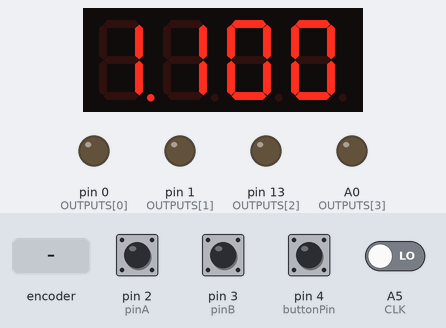
Simulated run of this sketch. Board: Arduino Uno, built with avr-gcc and run on an emulated ATmega328P. Shown: 4-digit seven-segment display, output pins drawn as LEDs (lit = HIGH). The test bench sets the inputs (shaded band); at power-on: pin 2 (pinA), pin 3 (pinB), pin 4 (buttonPin) HIGH, A5 (CLK) LOW.

Above: at 1.2 s.
1.3 s: rotary encoder on pin 2 (pinA) / pin 3 (pinB) turned 3 steps (first pin leading)
At 3.0 s:
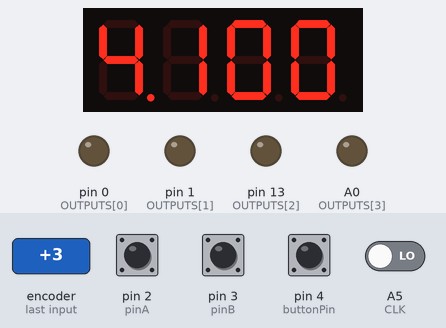
3.4 s: pin 4 (buttonPin) pulled LOW for 0.15 s
At 4.1 s:
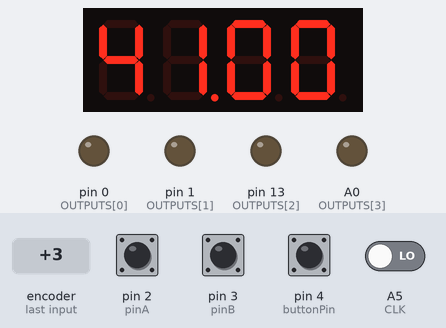
5.0 s: pin 4 (buttonPin) pulled LOW for 1 s
At 5.3 s:
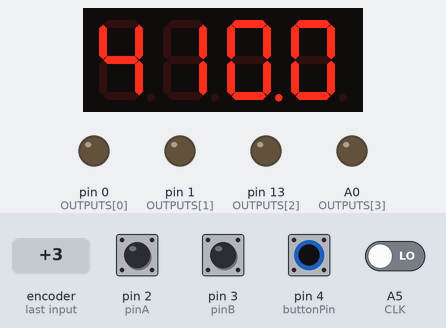
7.5 s: rotary encoder on pin 2 (pinA) / pin 3 (pinB) turned 1 step (first pin leading)
At 8.7 s:
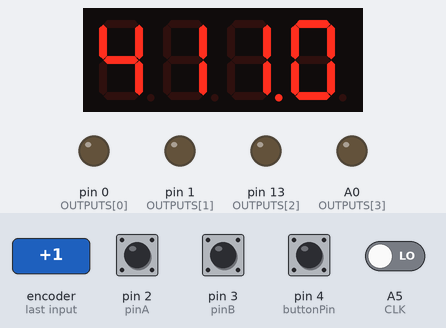
9.2 s: A5 (CLK) driven HIGH
At 9.7 s:
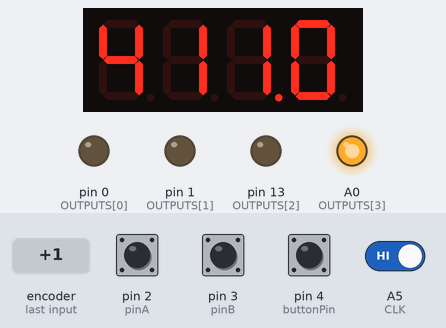
10.7 s: A5 (CLK) driven LOW
At 12.0 s:
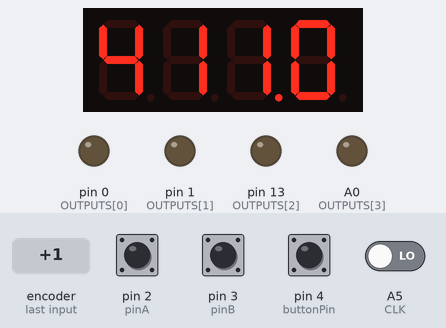
Timing chart, 0 to 13.2 s (numbered marks = the images above; inputs shaded):
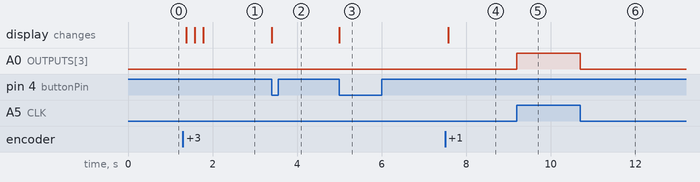

The sketch:

Euclid.ino
```cpp
/**********************
 * Encoder setup
 */
static int pinA = 2;             // Our first hardware interrupt pin is digital pin 2
static int pinB = 3;             // Our second hardware interrupt pin is digital pin 3
volatile byte aFlag = 0;         // let's us know when we're expecting a rising edge on pinA to signal that the encoder has arrived at a detent
volatile byte bFlag = 0;         // let's us know when we're expecting a rising edge on pinB to signal that the encoder has arrived at a detent (opposite direction to when aFlag is set)
volatile int8_t encoderPos = 0;  //this variable stores our current value of encoder position. Change to int or uin16_t instead of byte if you want to record a larger range than 0-255
volatile byte reading = 0;       //somewhere to store the direct values we read from our interrupt pins before checking to see if we have moved a whole detent


/**********************
 * Seven Segment Display
 */
#include "SevSeg.h"
SevSeg sevseg;
static const byte sixteen = 0b01110110;
static const byte dot = 0b10000000;

static const uint8_t digits[17] = {
  // GFEDCBA  Segments      7-segment map:
  0b00111111,  // 0   "0"          AAA
  0b00000110,  // 1   "1"         F   B
  0b01011011,  // 2   "2"         F   B
  0b01001111,  // 3   "3"          GGG
  0b01100110,  // 4   "4"         E   C
  0b01101101,  // 5   "5"         E   C
  0b01111101,  // 6   "6"          DDD
  0b00000111,  // 7   "7"
  0b01111111,  // 8   "8"
  0b01101111,  // 9   "9"
  0b01110111,  // 10  'A'
  0b01111100,  // 11  'b'
  0b00111001,  // 12  'C'
  0b01011110,  // 13  'd'
  0b01111001,  // 14  'E'
  0b01110001,  // 15  'F'
  0b01110110,  // 16  'H'
};

/**********************
 * Encoder Push Button / UI
 */
const int buttonPin = 4;
bool oldButtonState;
uint16_t debounceTimer = 0;
const static uint16_t debounceLength = 500;

byte currentParam = 0;

/**********************
 * State
 */

#include "Euclid.h";

const uint8_t totalChannels = 4;
int8_t currentChannel = 0;

struct Pattern {
  byte currentStep = 0;
  byte steps = 1;
  byte hits = 0;
  byte offset = 0;
  int16_t pattern;
};

Pattern patterns[totalChannels];

const byte maxSteps = 16;
const byte maxHits = 16;
const byte maxOffset = 15;

/**
 * Outputs
 */
const int OUTPUTS[4] = { 0, 1, 13, A0 };

const int CLK = A5;
bool lastClock;

void setup() {

  pinMode(pinA, INPUT_PULLUP);       // set pinA as an input, pulled HIGH to the logic voltage (5V or 3.3V for most cases)
  pinMode(pinB, INPUT_PULLUP);       // set pinB as an input, pulled HIGH to the logic voltage (5V or 3.3V for most cases)
  attachInterrupt(0, PinA, RISING);  // set an interrupt on PinA, looking for a rising edge signal and executing the "PinA" Interrupt Service Routine (below)
  attachInterrupt(1, PinB, RISING);  // set an interrupt on PinB, looking for a rising edge signal and executing the "PinB" Interrupt Service Routine (below)

  pinMode(buttonPin, INPUT_PULLUP);

  /**
   * Seven Segment setup (https://github.com/DeanIsMe/SevSeg)
   */
  byte numDigits = 4;
  byte digitPins[] = { A4, A3, A2, A1 };  //left - right
  byte segmentPins[] = { 5, 6, 7, 8, 9, 10, 11, 12 };
  bool resistorsOnSegments = false;      // 'false' means resistors are on digit pins
  byte hardwareConfig = COMMON_CATHODE;  // See README.md for options
  bool updateWithDelays = false;         // Default 'false' is Recommended
  bool leadingZeros = true;              // Use 'true' if you'd like to keep the leading zeros
  bool disableDecPoint = false;          // Use 'true' if your decimal point doesn't exist or isn't connected. Then, you only need to specify 7 segmentPins[]

  sevseg.begin(hardwareConfig, numDigits, digitPins, segmentPins, resistorsOnSegments, updateWithDelays, leadingZeros, disableDecPoint);
  sevseg.setBrightness(0);
  sevseg.blank();

  for (byte i = 0; i < totalChannels; i++) {
    pinMode(OUTPUTS[i], OUTPUT);
    digitalWrite(OUTPUTS[i], LOW);
  }

  pinMode(CLK, INPUT);

  updateSequences();
  updateDisplay();
}


void loop() {

  /**
   * Have we recived a rising or falling edge on the clock pin?
   */
  bool currentClock = digitalRead(CLK);

  // Trigger on the rising edge of our clock signal
  if (currentClock && !lastClock) {
    tick();
  } else if (lastClock && !currentClock) {
    closeGates();
  }
  lastClock = currentClock;

  bool needsUpdate = false;
  if (debounceTimer > 0) {
    debounceTimer--;
    Serial.println("debounce");
  } else {
    bool newState = digitalRead(buttonPin) == LOW;
    if (!oldButtonState && newState) {
      debounceTimer = debounceLength;
      currentParam++;
      currentParam %= 4;
      Serial.println(currentParam);
      needsUpdate = true;
    }

    oldButtonState = newState;
  }
  if (encoderPos != 0) {
    needsUpdate = updateParams() || needsUpdate;
  }
  encoderPos = 0;

  if (needsUpdate) {
    updateSequences();
    updateDisplay();
  }

  sevseg.refreshDisplay();
}

bool updateParams() {
  if (encoderPos < 0) {
    // Left turn
    switch (currentParam) {
      case 0:
        currentChannel--;
        if (currentChannel < 0) currentChannel = totalChannels - 1;
        break;
      case 1:
        if (patterns[currentChannel].steps > 1)
          patterns[currentChannel].steps--;
        if (patterns[currentChannel].hits > patterns[currentChannel].steps)
          patterns[currentChannel].hits = patterns[currentChannel].steps;
        if (patterns[currentChannel].offset > patterns[currentChannel].steps - 1)
          patterns[currentChannel].offset = patterns[currentChannel].steps - 1;
        break;
      case 2:
        if (patterns[currentChannel].hits > 0)
          patterns[currentChannel].hits--;
        break;
      case 3:
        if (patterns[currentChannel].offset > 0)
          patterns[currentChannel].offset--;
        break;
    }
    return true;

  } else if (encoderPos > 0) {
    // Right turn
    switch (currentParam) {
      case 0:
        currentChannel++;
        currentChannel %= totalChannels;
        break;
      case 1:
        patterns[currentChannel].steps++;
        if (patterns[currentChannel].steps > maxSteps) patterns[currentChannel].steps = maxSteps;
        break;
      case 2:
        patterns[currentChannel].hits++;
        if (patterns[currentChannel].hits > patterns[currentChannel].steps)
          patterns[currentChannel].hits = patterns[currentChannel].steps;
        break;
      case 3:
        patterns[currentChannel].offset++;
        if (patterns[currentChannel].offset > patterns[currentChannel].steps - 1)
          patterns[currentChannel].offset = patterns[currentChannel].steps - 1;
        break;
    }
    return true;
  }

  return false;  // No update...
}

/**
 * Update the display with the current channel/sequence data
 */
void updateDisplay() {
  byte segs[4] = { digits[currentChannel + 1], digits[patterns[currentChannel].steps], digits[patterns[currentChannel].hits], digits[patterns[currentChannel].offset] };
  segs[currentParam] |= dot;

  sevseg.setSegments(segs);
}

/**
 * Regenerate the sequence for the current channel
 */
void updateSequences() {
  patterns[currentChannel].pattern = euclid(patterns[currentChannel].steps, patterns[currentChannel].hits, patterns[currentChannel].offset);
}

/**
 * Next sequence step
 */
void tick() {
  for (byte i = 0; i < totalChannels; i++) {
    bool on = getBit(patterns[i].currentStep, i);
    if (on) {
      digitalWrite(OUTPUTS[i], HIGH);
    }
    patterns[i].currentStep++;
    if (patterns[i].currentStep >= patterns[i].steps) {
      patterns[i].currentStep = 0;
    }
  }
}

/**
 * Close our gates
 */
void closeGates() {
  for (int i = 0; i < 4; i++) {
    digitalWrite(OUTPUTS[i], LOW);
  }
}

/**
 * Return the bit from this step in our sequence
 */
bool getBit(byte step, byte channel) {
  return patterns[channel].pattern & (1 << (patterns[channel].steps - 1 - step));
}


/*******Interrupt-based Rotary Encoder Sketch*******
by Simon Merrett, based on insight from Oleg Mazurov, Nick Gammon, rt, Steve Spence
*/

void PinA() {
  cli();                                //stop interrupts happening before we read pin values
  reading = PIND & 0xC;                 // read all eight pin values then strip away all but pinA and pinB's values
  if (reading == B00001100 && aFlag) {  //check that we have both pins at detent (HIGH) and that we are expecting detent on this pin's rising edge
    encoderPos--;                       //decrement the encoder's position count
    bFlag = 0;                          //reset flags for the next turn
    aFlag = 0;                          //reset flags for the next turn

  } else if (reading == B00000100) bFlag = 1;  //signal that we're expecting pinB to signal the transition to detent from free rotation
  sei();                                       //restart interrupts
}

void PinB() {
  cli();                                       //stop interrupts happening before we read pin values
  reading = PIND & 0xC;                        //read all eight pin values then strip away all but pinA and pinB's values
  if (reading == B00001100 && bFlag) {         //check that we have both pins at detent (HIGH) and that we are expecting detent on this pin's rising edge
    encoderPos++;                              //increment the encoder's position count
    bFlag = 0;                                 //reset flags for the next turn
    aFlag = 0;                                 //reset flags for the next turn
  } else if (reading == B00001000) aFlag = 1;  //signal that we're expecting pinA to signal the transition to detent from free rotation
  sei();                                       //restart interrupts
}
```

Euclid.h
```cpp
/*Function to right rotate n by d bits*/

uint16_t rightRotate(int shift, uint16_t value, uint8_t pattern_length) {
  uint16_t mask = ((1 << pattern_length) - 1);
  value &= mask;
  return ((value >> shift) | (value << (pattern_length - shift))) & mask;
}

// Function to find the binary length of a number by counting bitwise
int findlength(unsigned int bnry) {
  boolean lengthfound = false;
  int length = 1; // no number can have a length of zero - single 0 has a length of one, but no 1s for the sytem to count
  for (int q = 32; q >= 0; q--) {
    int r = bitRead(bnry, q);
    if (r == 1 && lengthfound == false) {
      length = q + 1;
      lengthfound = true;
    }
  }
  return length;
}

// Function to concatenate two binary numbers bitwise
unsigned int ConcatBin(unsigned int bina, unsigned int binb) {
  int binb_len = findlength(binb);
  unsigned int sum = (bina << binb_len);
  sum = sum | binb;
  return sum;
}


// Euclid calculation function
unsigned int euclid(int n, int k, int o) { // inputs: n=total, k=beats, o = offset
  if ( k == 0 || n == 0 ) {
    return 0;
  }

  int pauses = n - k;
  int pulses = k;
  int offset = o;
  int steps = n;
  int per_pulse = pauses / k;
  int remainder = pauses % pulses;
  unsigned int workbeat[n];
  unsigned int outbeat;
  uint16_t outbeat2;
  unsigned int working;
  int workbeat_count = n;
  int a;
  int b;
  int trim_count;

  for (a = 0; a < n; a++) { // Populate workbeat with unsorted pulses and pauses
    if (a < pulses) {
      workbeat[a] = 1;
    }
    else {
      workbeat[a] = 0;
    }
  }

  if (per_pulse > 0 && remainder < 2) { // Handle easy cases where there is no or only one remainer
    for (a = 0; a < pulses; a++) {
      for (b = workbeat_count - 1; b > workbeat_count - per_pulse - 1; b--) {
        workbeat[a] = ConcatBin(workbeat[a], workbeat[b]);
      }
      workbeat_count = workbeat_count - per_pulse;
    }

    outbeat = 0; // Concatenate workbeat into outbeat - according to workbeat_count
    for (a = 0; a < workbeat_count; a++) {
      outbeat = ConcatBin(outbeat, workbeat[a]);
    }

    if (offset > 0) {
      outbeat2 = rightRotate(offset, outbeat, steps); // Add offset to the step pattern
    }
    else {
      outbeat2 = outbeat;
    }

    return outbeat2;
  }

  else {
    if (pulses == 0) {
      pulses = 1;  //  Prevent crashes when k=0 and n goes from 0 to 1
    }
    int groupa = pulses;
    int groupb = pauses;
    int iteration = 0;
    if (groupb <= 1) {
    }

    while (groupb > 1) { //main recursive loop
      /*Serial.print("Pulses: ");   //  Help debug crash
        Serial.println(pulses);
        Serial.print("Pauses: ");
        Serial.println(pauses);
        Serial.print("Iterations: ");
        Serial.println(iteration);*/
      if (groupa > groupb) { // more Group A than Group B
        int a_remainder = groupa - groupb; // what will be left of groupa once groupB is interleaved
        trim_count = 0;
        for (a = 0; a < groupa - a_remainder; a++) { //count through the matching sets of A, ignoring remaindered
          workbeat[a] = ConcatBin(workbeat[a], workbeat[workbeat_count - 1 - a]);
          trim_count++;
        }
        workbeat_count = workbeat_count - trim_count;

        groupa = groupb;
        groupb = a_remainder;
      }

      else if (groupb > groupa) { // More Group B than Group A
        int b_remainder = groupb - groupa; // what will be left of group once group A is interleaved
        trim_count = 0;
        for (a = workbeat_count - 1; a >= groupa + b_remainder; a--) { //count from right back through the Bs
          workbeat[workbeat_count - a - 1] = ConcatBin(workbeat[workbeat_count - a - 1], workbeat[a]);

          trim_count++;
        }
        workbeat_count = workbeat_count - trim_count;
        groupb = b_remainder;
      }

      else if (groupa == groupb) { // groupa = groupb
        trim_count = 0;
        for (a = 0; a < groupa; a++) {
          workbeat[a] = ConcatBin(workbeat[a], workbeat[workbeat_count - 1 - a]);
          trim_count++;
        }
        workbeat_count = workbeat_count - trim_count;
        groupb = 0;
      }

      else {
        //Serial.println("ERROR");
      }
      iteration++;
    }

    outbeat = 0; // Concatenate workbeat into outbeat - according to workbeat_count
    for (a = 0; a < workbeat_count; a++) {
      outbeat = ConcatBin(outbeat, workbeat[a]);
    }

    if (offset > 0) {
      outbeat2 = rightRotate(offset, outbeat, steps); // Add offset to the step pattern
    }
    else {
      outbeat2 = outbeat;
    }

    return outbeat2;
  }
}

//------------------end euclidian math-------------------------


//------------------------------------------------------------------------------------
```

Measured:
- after the input at 1.3 s, the display: first changes after 0.08 s (image 1 shows a later state)
- after the input at 3.4 s, the display: changes at once (image 2)
- after the input at 5.0 s, the display: changes at once (image 3)
- after the input at 7.5 s, the display: changes after 0.08 s (image 4)
- after the input at 9.2 s, A0 (OUTPUTS[3]): LOW → HIGH at once
- after the input at 10.7 s, A0 (OUTPUTS[3]): HIGH → LOW at once
